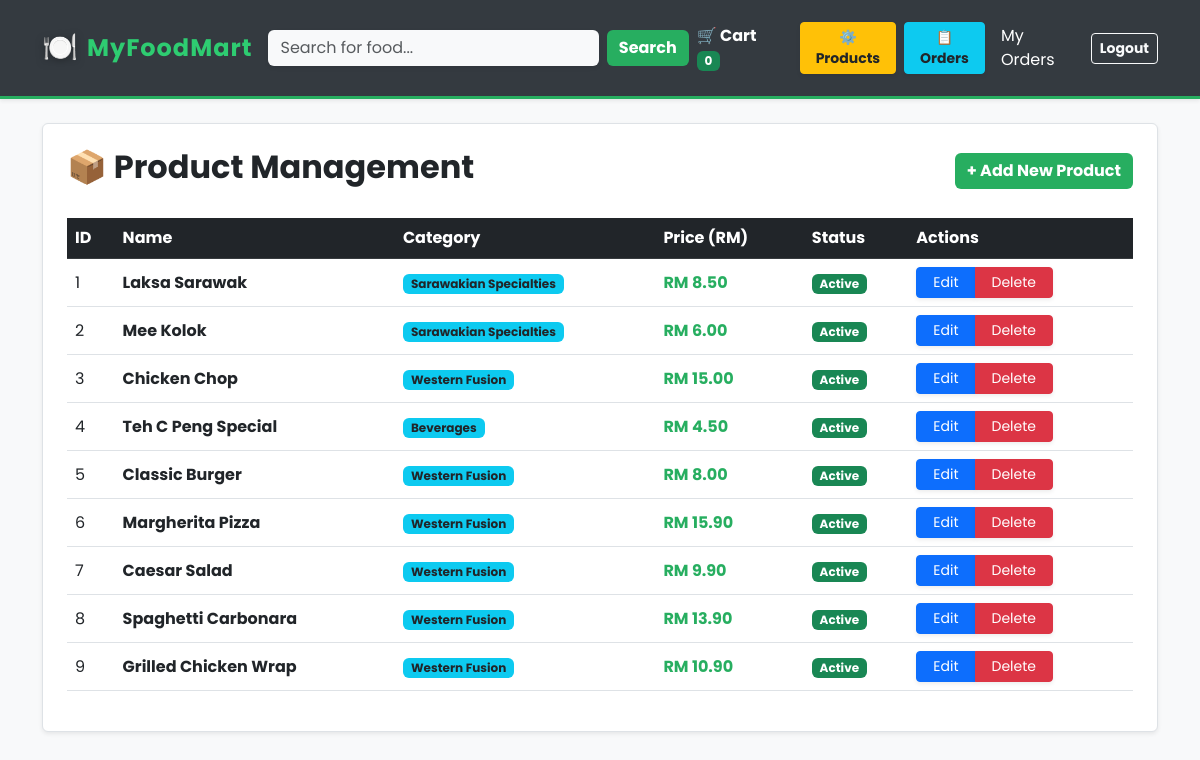
Page /admin_dashboard.php (signed in) on the committed database.
### tables this page shows
CREATE TABLE `products` (
  `product_id` int(11) NOT NULL,
  `category_id` int(11) DEFAULT NULL,
  `name` varchar(255) NOT NULL,
  `description` text DEFAULT NULL,
  `price` decimal(10,2) NOT NULL,
  `image_url` varchar(255) DEFAULT NULL,
  `stock_quantity` int(11) DEFAULT 0,
  `is_active` tinyint(1) DEFAULT 1,
  `created_at` datetime DEFAULT current_timestamp()
);

CREATE TABLE `categories` (
  `category_id` int(11) NOT NULL,
  `name` varchar(255) NOT NULL,
  `description` text DEFAULT NULL,
  `created_at` datetime DEFAULT current_timestamp()
);

### admin_dashboard.php (the view, shortened to what this page needs)
<?php
include 'db_connect.php';
$result = mysqli_query($conn, "SELECT p.*, c.name as cat_name FROM products p JOIN categories c ON p.category_id = c.category_id");
?>
<!DOCTYPE html>
<html lang="en">
<head>
    <link href="https://cdn.jsdelivr.net/npm/bootstrap@5.3.0/dist/css/bootstrap.min.css" rel="stylesheet">
    <link rel="stylesheet" href="style.css">
</head>
<body class="bg-light">
    <?php include 'header.php'; ?>
    <div class="container mt-4">
        <div class="bg-white p-4 rounded shadow-sm border">
            <div class="d-flex justify-content-between align-items-center mb-4">
                <h2 class="fw-bold text-dark">📦 Product Management</h2>
                <a href="add_product.php" class="btn btn-success fw-bold">+ Add New Product</a>
            </div>
            <div class="table-responsive">
                <table class="table table-hover align-middle">
                    <thead class="table-dark">
                        <tr>
                            <th>ID</th>
                            <th>Name</th>
                            <th>Category</th>
                            <th>Price (RM)</th>
                            <th>Status</th>
                            <th>Actions</th>
                        </tr>
                    </thead>
                    <tbody>
                        <?php while($row = mysqli_fetch_assoc($result)): ?>
                        <tr>
                            <td><?php echo $row['product_id']; ?></td>
                            <td class="fw-bold"><?php echo $row['name']; ?></td>
                            <td><span class="badge bg-info text-dark px-2"><?php echo $row['cat_name']; ?></span></td>
                            <td class="fw-bold text-success">RM <?php echo number_format($row['price'], 2); ?></td>
                            <td>
                                <?php if($row['is_active']): ?>
                                    <span class="badge bg-success">Active</span>
                                <?php else: ?>
                                    <span class="badge bg-secondary">Inactive</span>
                                <?php endif; ?>
                            </td>
                            <td>
                                <div class="btn-group" role="group">
                                    <a href="edit_product.php?id=<?php echo $row['product_id']; ?>"
                                       class="btn btn-primary btn-sm px-3 shadow-sm">Edit</a>
                                    <a href="?delete=<?php echo $row['product_id']; ?>"
                                       class="btn btn-danger btn-sm px-3 shadow-sm"
                                       onclick="return confirm('Are you sure you want to delete this item?')">Delete</a>
                                </div>
                            </td>
                        </tr>
                        <?php endwhile; ?>
                    </tbody>
                </table>
            </div>
        </div>
    </div>
</body>
</html>

### header.php (shortened to what this page needs)
<nav class="navbar navbar-expand-lg navbar-dark shadow-sm py-3" style="background-color: #343a40; border-bottom: 3px solid #27ae60;">
    <div class="container">
        <a class="navbar-brand" href="index.php" style="color: #2ecc71; letter-spacing: 1px; font-size: 1.5rem;">
            <span class="brand-emoji">🍽️</span> MyFoodMart
        </a>
        <div class="collapse navbar-collapse" id="navbarNav">
            <form class="d-flex mx-auto w-50" method="GET" action="index.php">
                <input class="form-control me-2 border-0 shadow-sm" type="search" name="search" placeholder="Search for food..." style="background-color: #f8f9fa;">
                <button class="btn btn-success fw-bold" type="submit">Search</button>
            </form>
            <ul class="navbar-nav ms-auto align-items-center">
                <li class="nav-item me-3">
                    <a class="nav-link fw-bold text-white" href="view_cart.php">
                        🛒 Cart <span class="badge bg-success">
                            <?php echo isset($_SESSION['cart']) ? count($_SESSION['cart']) : 0; ?>
                        </span>
                    </a>
                </li>
                <?php if(isset($_SESSION['user_id'])): ?>
                    <?php if(isset($_SESSION['role']) && $_SESSION['role'] == 'admin'): ?>
                        <li class="nav-item me-2">
                            <a class="btn btn-warning btn-sm fw-bold text-dark shadow-sm" href="admin_dashboard.php">⚙️ Products</a>
                        </li>
                        <li class="nav-item me-2">
                            <a class="btn btn-info btn-sm fw-bold text-dark shadow-sm" href="admin_orders.php">📋 Orders</a>
                        </li>
                    <?php endif; ?>
                    <li class="nav-item"><a class="nav-link text-white" href="order_history.php">My Orders</a></li>
                    <li class="nav-item"><a class="btn btn-outline-light btn-sm ms-2 fw-bold" href="logout.php">Logout</a></li>
                <?php else: ?>
                    <li class="nav-item"><a class="nav-link text-white" href="login.php">Login</a></li>
                    <li class="nav-item"><a class="btn btn-success btn-sm ms-2 fw-bold shadow-sm" href="register.php">Sign Up</a></li>
                <?php endif; ?>
            </ul>
        </div>
    </div>
</nav>

### style.css (style rules this page uses)
body { background-color: #ffffff; font-family: 'Segoe UI', Tahoma, Geneva, Verdana, sans-serif; }
.text-success { color: #27ae60 !important; }
.btn-success { background-color: #27ae60 !important; border: none; }

### header.php (style rules this page uses)
body { font-family: 'Poppins', sans-serif; background-color: #f8f9fa; }
.navbar-brand { font-weight: 700 !important; display: flex; align-items: center; }
.brand-emoji { font-size: 1.8rem; margin-right: 8px; filter: drop-shadow(0 2px 4px rgba(0,0,0,0.3)); }

### rows in the picture
products: product_id "1", name "Laksa Sarawak", category.name "Sarawakian Specialties", price "8.50", is_active "Active"
products: product_id "2", name "Mee Kolok", category.name "Sarawakian Specialties", price "6.00", is_active "Active"
products: product_id "3", name "Chicken Chop", category.name "Western Fusion", price "15.00", is_active "Active"
products: product_id "4", name "Teh C Peng Special", category.name "Beverages", price "4.50", is_active "Active"
products: product_id "5", name "Classic Burger", category.name "Western Fusion", price "8.00", is_active "Active"
products: product_id "6", name "Margherita Pizza", category.name "Western Fusion", price "15.90", is_active "Active"
products: product_id "7", name "Caesar Salad", category.name "Western Fusion", price "9.90", is_active "Active"
products: product_id "8", name "Spaghetti Carbonara", category.name "Western Fusion", price "13.90", is_active "Active"
products: product_id "9", name "Grilled Chicken Wrap", category.name "Western Fusion", price "10.90", is_active "Active"
